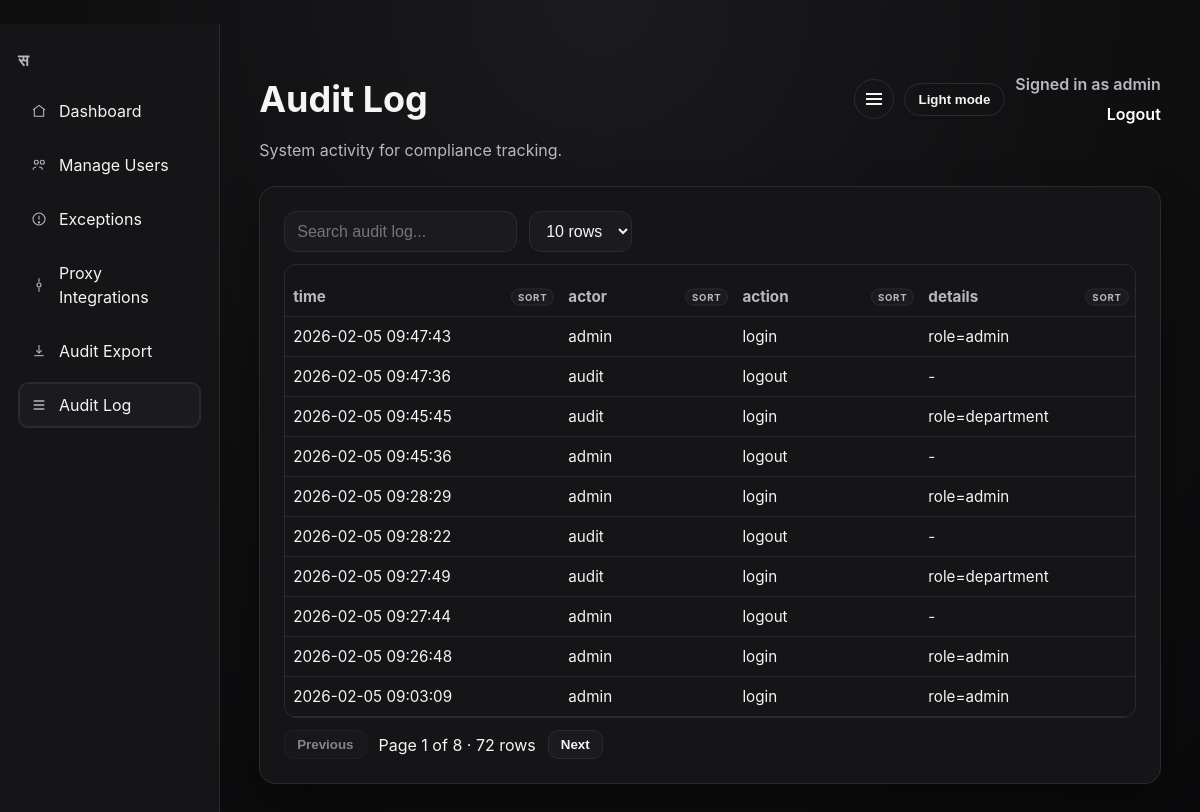
Before: /admin/audit (signed in) with the older database file.
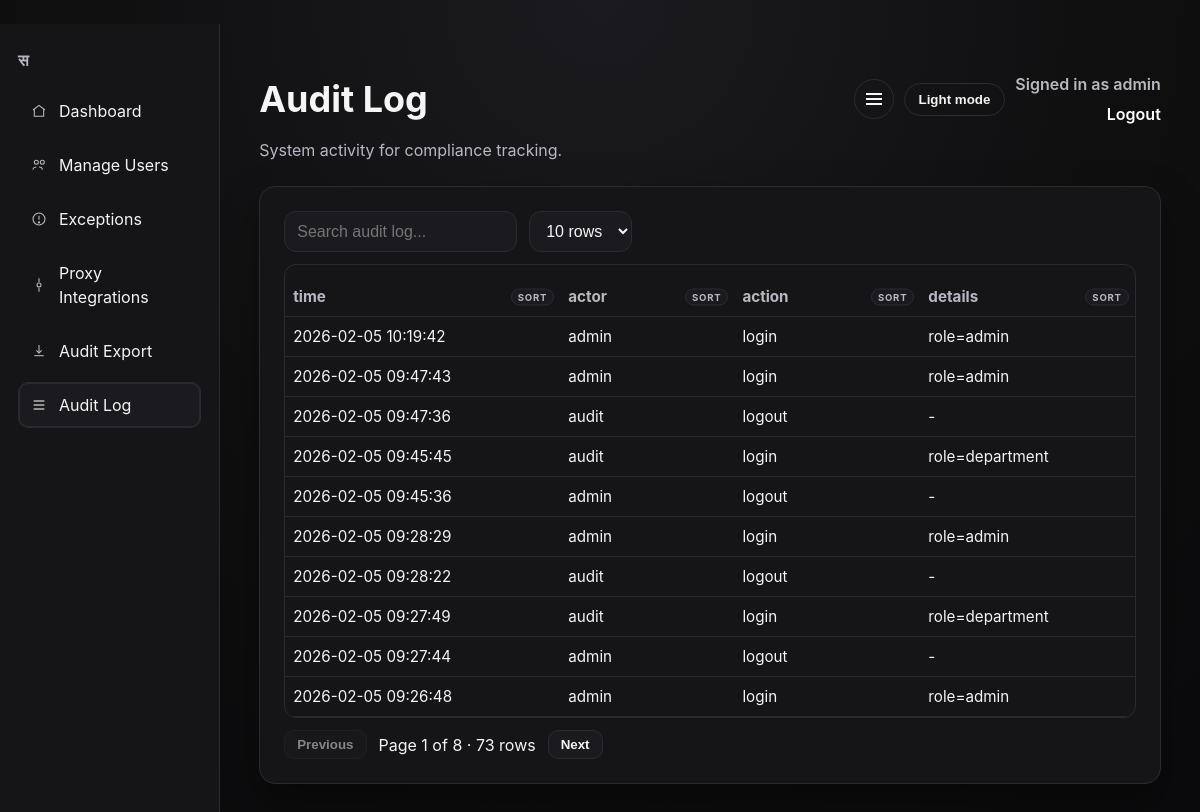
After: the same page with the newer database file.
### tables this page shows
CREATE TABLE users (
                id INTEGER PRIMARY KEY AUTOINCREMENT,
                username TEXT UNIQUE NOT NULL,
                password_hash TEXT NOT NULL,
                role TEXT NOT NULL,
                department TEXT
            );

CREATE TABLE audit_logs (
                id INTEGER PRIMARY KEY AUTOINCREMENT,
                actor TEXT NOT NULL,
                action TEXT NOT NULL,
                details TEXT,
                created_at TEXT NOT NULL
            );

### recon/routes_admin.py (the view)
    @app.route("/admin/audit")
    def admin_audit():
        user = current_user()
        if not user or user["role"] != "admin":
            return redirect(url_for("login"))
        logs = list_audit_logs()
        return render_template("admin_audit.html", user=user, logs=logs)

### recon/auth.py (called while the page is built)
def current_user():
    user_id = session.get("user_id")
    if not user_id:
        return None
    user = get_user_by_id(user_id)
    if not user:
        return None
    return {
        "id": user["id"],
        "username": user["username"],
        "role": user["role"],
        "department": user["department"],
    }

### recon/db.py (called while the page is built)
def db_connect():
    DATA_DIR.mkdir(parents=True, exist_ok=True)
    UPLOADS_DIR.mkdir(parents=True, exist_ok=True)
    conn = sqlite3.connect(DB_PATH)
    conn.row_factory = sqlite3.Row
    return conn

def get_user_by_id(user_id: int):
    conn = db_connect()
    try:
        cur = conn.execute("SELECT * FROM users WHERE id = ?", (user_id,))
        return cur.fetchone()
    finally:
        conn.close()

def list_audit_logs(limit: int = 200):
    conn = db_connect()
    try:
        cur = conn.execute("SELECT * FROM audit_logs ORDER BY created_at DESC LIMIT ?", (limit,))
        return cur.fetchall()
    finally:
        conn.close()

### templates/admin_audit.html (shortened to what this page needs)
﻿<!doctype html>
<html lang="en">
  <head>
    <link rel="stylesheet" href="{{ url_for('static', filename='style.css') }}?v=20260205" />
  </head>
  <body>
    <div class="layout">
      <aside class="sidebar">
        <div class="brand">&#2360;</div>
        <nav class="nav">
          <a class="nav-link" data-tooltip="Dashboard" href="{{ url_for('admin') }}">
            <svg viewBox="0 0 24 24" fill="none" stroke-width="1.6">
              <path d="M3 10.5l9-7 9 7"></path>
              <path d="M5 9.5V20h14V9.5"></path>
            </svg>
            <span class="label">Dashboard</span>
          </a>
          <a class="nav-link" data-tooltip="Manage Users" href="{{ url_for('admin_users') }}">
            <svg viewBox="0 0 24 24" fill="none" stroke-width="1.6">
              <circle cx="8" cy="8" r="3"></circle>
              <circle cx="17" cy="8" r="3"></circle>
              <path d="M3 19c0-2.5 3-4 5-4"></path>
              <path d="M12 15c2.5 0 5 1.5 5 4"></path>
            </svg>
            <span class="label">Manage Users</span>
          </a>
          <a class="nav-link" data-tooltip="Exceptions" href="{{ url_for('admin_exceptions') }}">
            <svg viewBox="0 0 24 24" fill="none" stroke-width="1.6">
              <circle cx="12" cy="12" r="9"></circle>
              <path d="M12 7v6"></path>
              <circle cx="12" cy="17" r="1"></circle>
            </svg>
            <span class="label">Exceptions</span>
          </a>
          <a class="nav-link" data-tooltip="Proxy" href="{{ url_for('admin_proxy') }}">
            <svg viewBox="0 0 24 24" fill="none" stroke-width="1.6">
              <path d="M12 2v6"></path>
              <path d="M12 16v6"></path>
              <circle cx="12" cy="12" r="3"></circle>
            </svg>
            <span class="label">Proxy Integrations</span>
          </a>
          <a class="nav-link" data-tooltip="Audit Export" href="{{ url_for('admin_export_submissions') }}">
            <svg viewBox="0 0 24 24" fill="none" stroke-width="1.6">
              <path d="M12 3v12"></path>
              <path d="M8 11l4 4 4-4"></path>
              <path d="M5 19h14"></path>
            </svg>
            <span class="label">Audit Export</span>
          </a>
          <a class="nav-link active" data-tooltip="Audit Log" href="{{ url_for('admin_audit') }}">
            <svg viewBox="0 0 24 24" fill="none" stroke-width="1.6">
              <path d="M4 6h16"></path>
              <path d="M4 12h16"></path>
              <path d="M4 18h16"></path>
            </svg>
            <span class="label">Audit Log</span>
          </a>
        </nav>
      </aside>
      <main class="page">
        <header class="hero row">
          <div>
            <h1>Audit Log</h1>
            <p>System activity for compliance tracking.</p>
          </div>
          <div class="toolbar">
            <button type="button" class="sidebar-toggle" data-sidebar-toggle aria-label="Toggle sidebar">
              <span class="icon-bars" aria-hidden="true"></span>
            </button>
            <button type="button" class="theme-toggle" data-theme-toggle>Light mode</button>
            <div class="user">
              <span>Signed in as {{ user.username }}</span>
              <a href="{{ url_for('logout') }}">Logout</a>
            </div>
          </div>
        </header>
        <section class="card">
          {% if logs %}
            <div class="table-block">
              <div class="table-actions">
                <div class="table-controls">
                  <input type="search" class="table-search" placeholder="Search audit log..." />
                  <select class="table-page-size">
                    <option value="10">10 rows</option>
                  </select>
                </div>
              </div>
              <div class="table-wrap">
                <table>
                  <thead>
                    <tr>
                      <th class="sortable">time</th>
                      <th class="sortable">actor</th>
                      <th class="sortable">action</th>
                      <th class="sortable">details</th>
                    </tr>
                  </thead>
                  <tbody>
                    {% for item in logs %}
                      <tr>
                        <td data-label="time">{{ item.created_at }}</td>
                        <td data-label="actor">{{ item.actor }}</td>
                        <td data-label="action">{{ item.action }}</td>
                        <td data-label="details">{{ item.details or '-' }}</td>
                      </tr>
                    {% endfor %}
                  </tbody>
                </table>
              </div>
              <div class="table-footer">
                <button type="button" class="pager prev">Previous</button>
                <span class="page-info"></span>
                <button type="button" class="pager next">Next</button>
              </div>
            </div>
          {% else %}
            <p class="empty">No audit entries yet.</p>
          {% endif %}
        </section>
      </main>
    </div>
  </body>
</html>

### static/style.css (style rules this page uses)
* { box-sizing: border-box; }
body { margin: 0; font-family: "Geist", "Inter", "Segoe UI", sans-serif; color: var(--text); background: radial-gradient(circle at top, #1b1b1f 0%, #0f0f10 50%, #0a0a0c 100%); min-height: 100vh; line-height: 1.5; }
.page { width: min(1100px, 92%); margin: 0 auto; padding: 48px 0 64px; }
.layout { display: grid; grid-template-columns: 220px 1fr; min-height: 100vh; }
.sidebar { background: var(--card); border-right: 1px solid var(--border); padding: 24px 18px; position: sticky; top: 0; height: 100vh; }
.brand { font-weight: 700; letter-spacing: 0.08em; text-transform: uppercase; color: var(--muted); margin-bottom: 16px; }
.nav { display: grid; gap: 8px; }
.nav-link { text-decoration: none; color: var(--text); padding: 10px 12px; border-radius: 10px; border: 1px solid transparent; display: grid; grid-template-columns: 18px 1fr; align-items: center; gap: 10px; position: relative; }
.nav-link.active { background: var(--card-alt); border-color: var(--border); box-shadow: inset 0 0 0 1px var(--border); }
.nav-link { position: relative; }
.sidebar, .layout { transition: grid-template-columns 0.2s ease, padding 0.2s ease; }
.sidebar-toggle { border: 1px solid var(--border); border-radius: 999px; width: 40px; height: 40px; padding: 0; font-weight: 600; background: var(--ghost-bg); color: var(--text); cursor: pointer; display: inline-flex; align-items: center; justify-content: center; }
.icon-bars { display: inline-block; width: 16px; height: 2px; background: var(--text); position: relative; }
.icon-bars::before, .icon-bars::after { content: ""; position: absolute; left: 0; width: 16px; height: 2px; background: var(--text); }
.icon-bars::before { top: -5px; }
.icon-bars::after { top: 5px; }
.nav-link .label { display: inline-block; }
.nav-link svg { width: 16px; height: 16px; stroke: var(--muted); }
.nav-link.active svg { stroke: var(--text); }
.hero { margin-bottom: 24px; }
.hero.row { display: flex; align-items: flex-start; justify-content: space-between; gap: 16px; }
.hero h1 { font-size: clamp(2rem, 3vw, 3rem); margin: 0 0 12px; }
.hero p { margin: 0; color: var(--muted); max-width: 760px; }
.toolbar { display: flex; gap: 10px; align-items: center; justify-content: flex-end; }
.user { text-align: right; font-weight: 600; color: var(--muted); display: grid; gap: 6px; }
.user a { color: var(--accent); text-decoration: none; }
.card { background: var(--card); border: 1px solid var(--border); border-radius: 16px; padding: 24px; margin-bottom: 24px; box-shadow: 0 18px 40px rgba(0, 0, 0, 0.35); }
input[type="file"], input[type="text"], input[type="password"], input[type="search"], select { padding: 10px 12px; border: 1px solid var(--border); border-radius: 12px; background: var(--card-alt); font-size: 1rem; color: var(--text); }
button { width: fit-content; padding: 10px 18px; border: none; border-radius: 999px; font-weight: 600; background: var(--btn-bg); color: var(--btn-text); cursor: pointer; transition: background 0.2s ease; }
.theme-toggle { border: 1px solid var(--border); border-radius: 999px; padding: 8px 14px; font-weight: 600; background: var(--ghost-bg); color: var(--text); cursor: pointer; }
.table-wrap { overflow-x: auto; border: 1px solid var(--border); border-radius: 12px; background: var(--card); }
.table-block { display: grid; gap: 12px; }
.table-actions { display: flex; justify-content: space-between; align-items: center; flex-wrap: wrap; gap: 12px; }
.table-controls { display: flex; gap: 12px; flex-wrap: wrap; }
.table-controls input[type="search"] { min-width: 220px; }
.table-footer { display: flex; align-items: center; gap: 12px; }
.pager { padding: 6px 12px; border-radius: 10px; border: 1px solid var(--border); background: var(--card-alt); color: var(--text); font-weight: 600; cursor: pointer; }
.pager:disabled { opacity: 0.5; cursor: not-allowed; }
table { width: 100%; border-collapse: collapse; margin-top: 12px; }
th, td { border-bottom: 1px solid var(--border); text-align: left; padding: 10px 8px; font-size: 0.95rem; }
th { color: var(--muted); font-weight: 700; }
th.sortable { cursor: pointer; position: relative; padding-right: 64px; }
th.sortable::after { content: "sort"; position: absolute; right: 6px; top: 50%; transform: translateY(-50%); color: var(--muted); font-size: 0.6rem; text-transform: uppercase; letter-spacing: 0.08em; border: 1px solid var(--border); background: var(--card-alt); padding: 2px 6px; border-radius: 999px; }

Changed rows visible on the page:
no longer on this page (row unchanged): audit_logs: created_at "2026-02-05 09:03:09", actor "admin", action "login", details "role=admin"
added audit_logs: created_at "2026-02-05 10:19:42", actor "admin", action "login", details "role=admin"
Other visible differences:
text written by a page script: "Page 1 of 8 · 72 rows" → "Page 1 of 8 · 73 rows"
